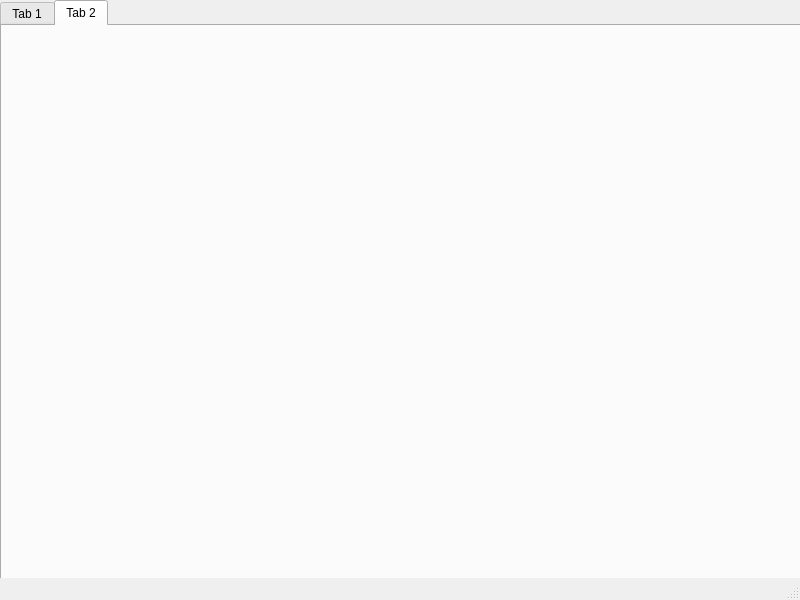
<?xml version="1.0" encoding="UTF-8"?>
<ui version="4.0">
 <class>MainWindow</class>
 <widget class="QMainWindow" name="MainWindow">
  <property name="geometry">
   <rect>
    <x>0</x>
    <y>0</y>
    <width>800</width>
    <height>600</height>
   </rect>
  </property>
  <property name="windowTitle">
   <string>MainWindow</string>
  </property>
  <widget class="QWidget" name="centralwidget">
   <widget class="QTabWidget" name="tabWidget">
    <property name="geometry">
     <rect>
      <x>0</x>
      <y>0</y>
      <width>801</width>
      <height>601</height>
     </rect>
    </property>
    <property name="tabShape">
     <enum>QTabWidget::Rounded</enum>
    </property>
    <property name="currentIndex">
     <number>1</number>
    </property>
    <widget class="QWidget" name="tab">
     <attribute name="title">
      <string>Tab 1</string>
     </attribute>
    </widget>
    <widget class="QWidget" name="tab_2">
     <attribute name="title">
      <string>Tab 2</string>
     </attribute>
    </widget>
   </widget>
  </widget>
  <widget class="QStatusBar" name="statusbar"/>
 </widget>
 <resources/>
 <connections/>
</ui>
